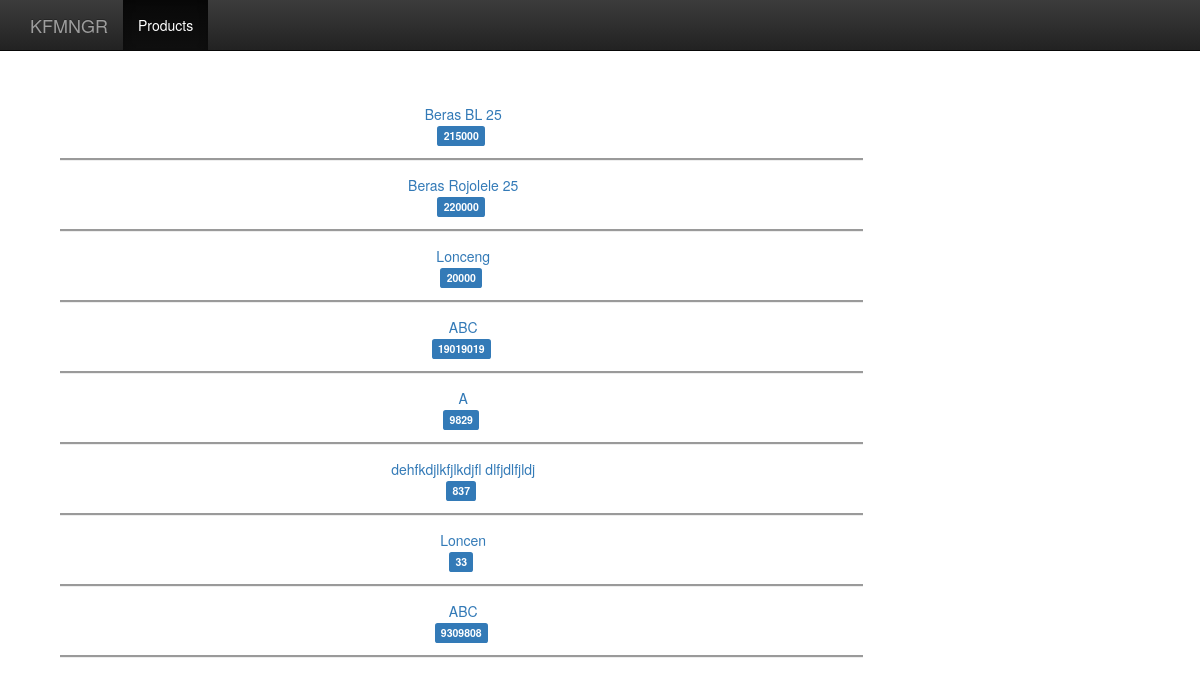
Before: /product/ with the older database file.
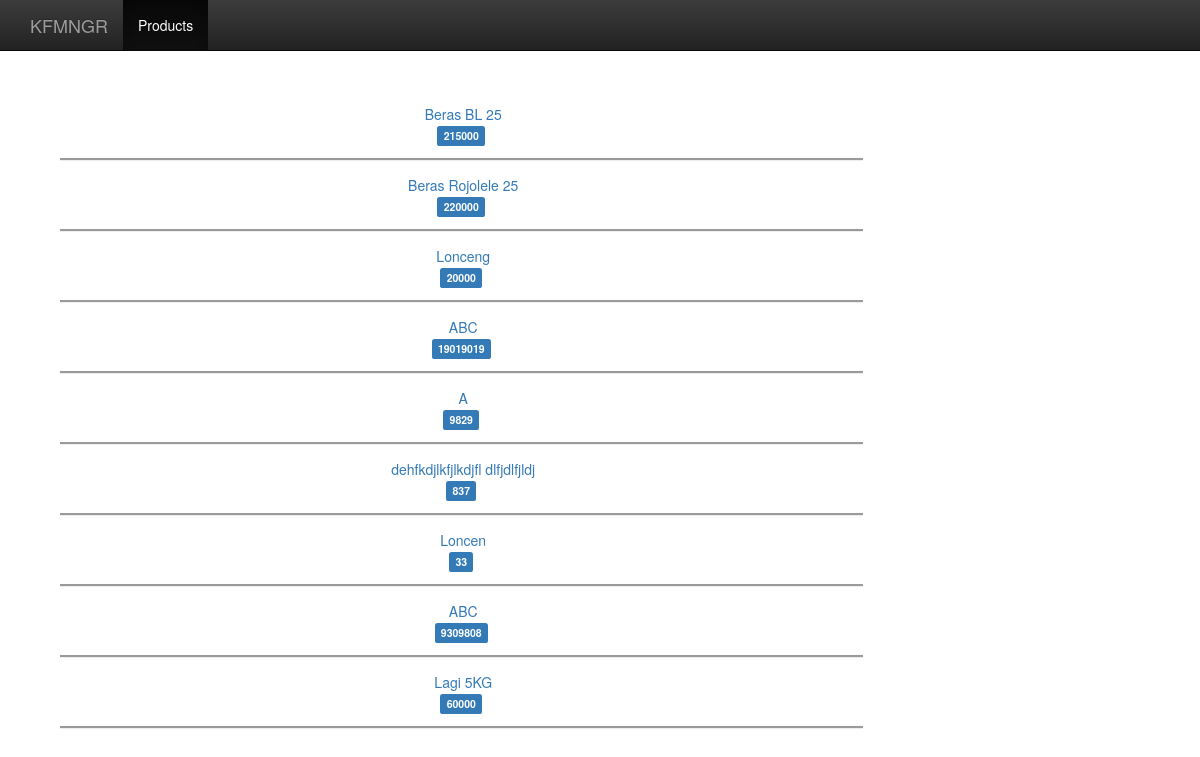
After: the same page with the newer database file.
### products/models.py (models this page shows, shortened)
class Product(models.Model):
    name = models.CharField(max_length=100)
    price = models.IntegerField(default=0)
    detail = models.CharField(max_length=100)
    weight = models.IntegerField(default=0)
    sku = models.CharField(blank=True, null=True, max_length=10)
    stock = models.IntegerField(default=0)
    created_at = models.DateTimeField(auto_now_add = True, auto_now = False)
    updated_at = models.DateTimeField(auto_now_add = False, auto_now = True)
    @staticmethod
    def get_all_products():
        return Product.objects.all()

### products/views.py (the view)
# urls.py: url(r'^product/$', products, name='products'),
def products(request):
    products = Product.get_all_products()
    return render(request, 'products.html', {'products': products})

### products/templates/products.html (shortened to what this page needs)
{% extends 'base.html' %}
{% block content %}
<div class="col-md-9">
  {% for product in products %}
    <div class="col-xs-12" style="border-bottom:groove; padding: 1em;">
      <a href="/product/{{product.id}}">{{product.name}}</a><br>
      <label class="label label-primary">{{product.price}}</label>
    </div>
  {% endfor %}
</div>
{% endblock %}

### kfmngr/templates/base.html (shortened to what this page needs)
<!DOCTYPE html>
{% load staticfiles %}
<html lang="en">
  <head>
    <link rel="stylesheet" href="https://maxcdn.bootstrapcdn.com/bootstrap/3.3.7/css/bootstrap.min.css">
    <link rel="stylesheet" href="https://maxcdn.bootstrapcdn.com/bootstrap/3.3.7/css/bootstrap-theme.min.css">
    <link rel="stylesheet" href="{% static 'css/kfmngr-style.css' %}">
  </head>
  <body>
    <nav class="navbar navbar-inverse navbar-fixed-top">
      <div class="container">
        <div class="navbar-header">
          <a class="navbar-brand" href="#">KFMNGR</a>
        </div>
        <div id="navbar" class="collapse navbar-collapse">
          <ul class="nav navbar-nav">
            <li class="active"><a href="#">Products</a></li>
          </ul>
        </div>
      </div>
    </nav>
    <div class="container">
      <div class="centered-content">
        {% block content %}{% endblock %}
      </div>
    </div>
  </body>
</html>

### kfmngr/static/css/kfmngr-style.css (style rules this page uses)
body { padding-top: 50px; }
.centered-content { padding: 40px 15px; text-align: center; }

Changed rows visible on the page:
added Product: name "Lagi 5KG", price "60000"
